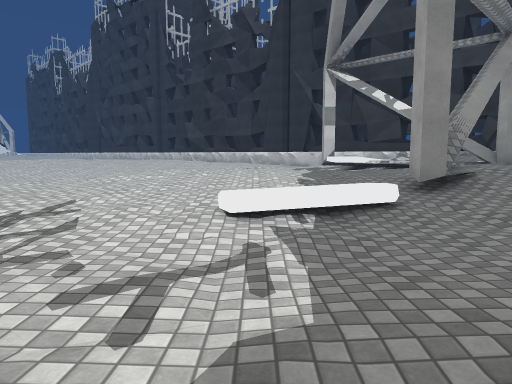
View 1 (above)

24 first-person views from a walk through a Unity game level. The camera is 1.3 m above the floor, tilts 6° down and sees 70° across. Doors are open. The floor is counted in squares, 2 m on a side. Each view is taken from the middle of a square. On the plan, view 1 faces up. The plan holds only what a view shows up to about 11 squares ahead; the rest is blank. The place goes on beyond the plan. The player character is not drawn. Surface patterns are stand-ins for the level's own textures.

View 2
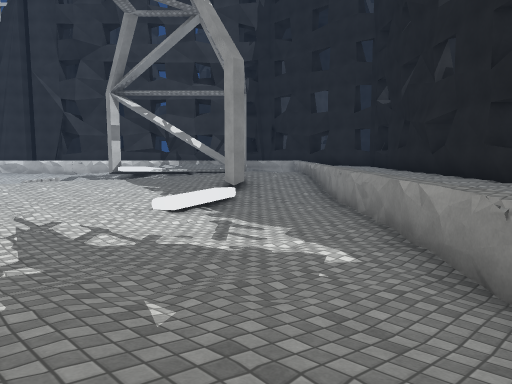

View 3
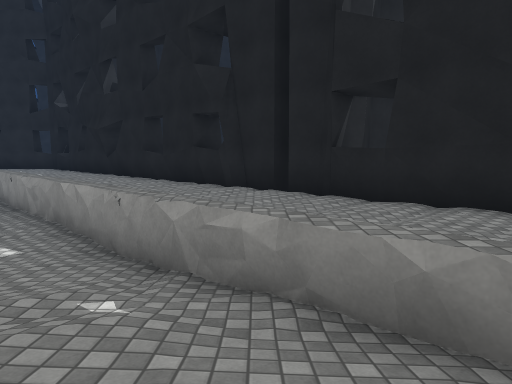

View 4
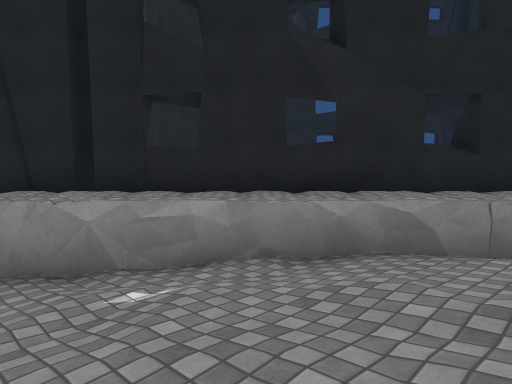

View 5
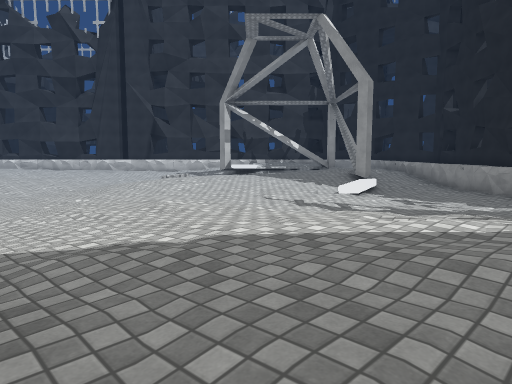

View 6
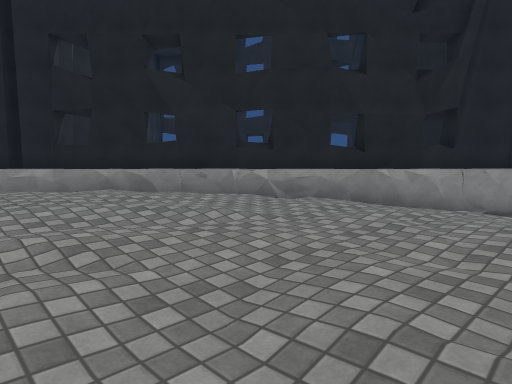

View 7
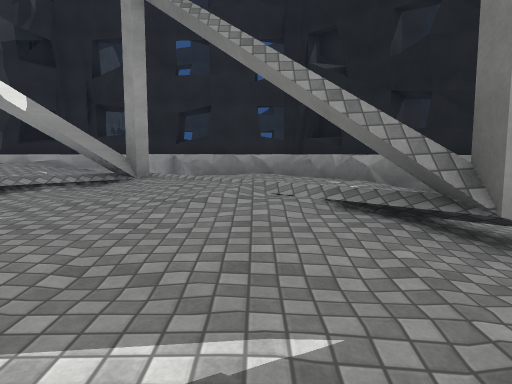

View 8
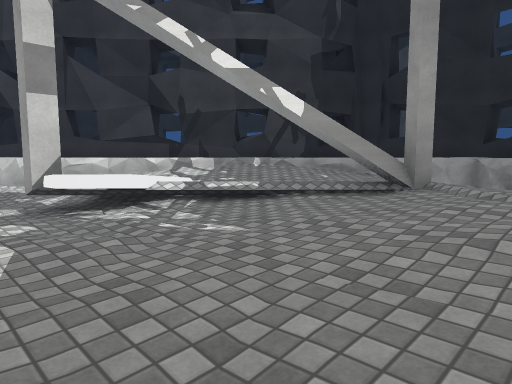

View 9
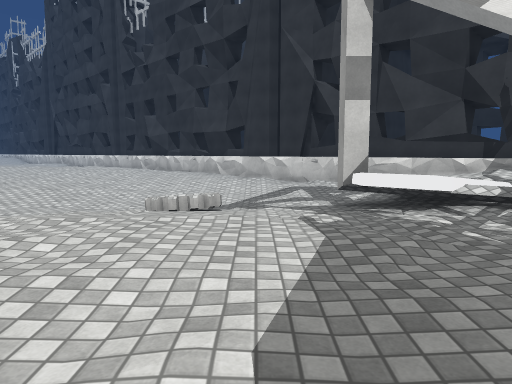

View 10
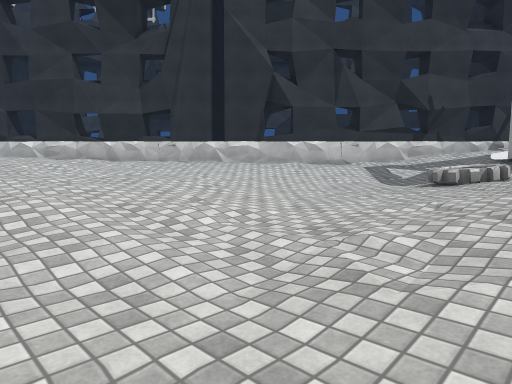

View 11
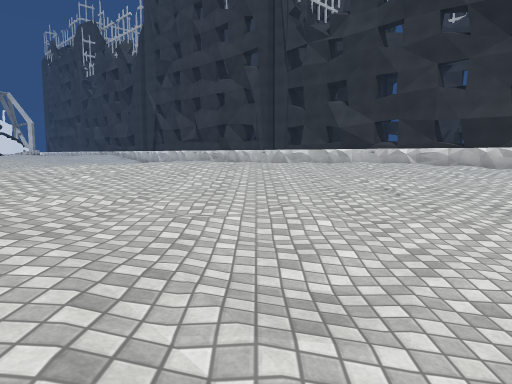

View 12
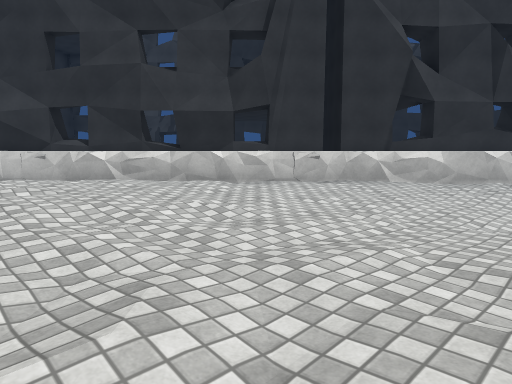

View 13
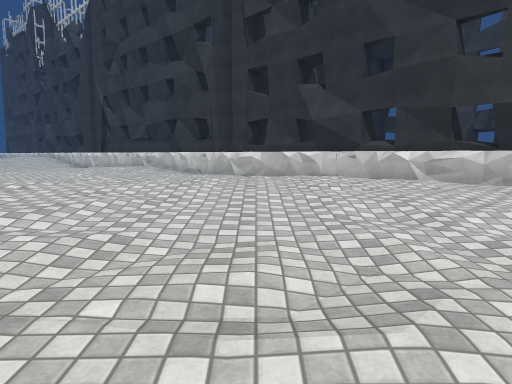

View 14
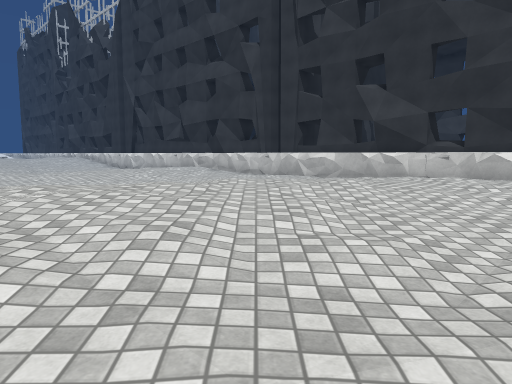

View 15
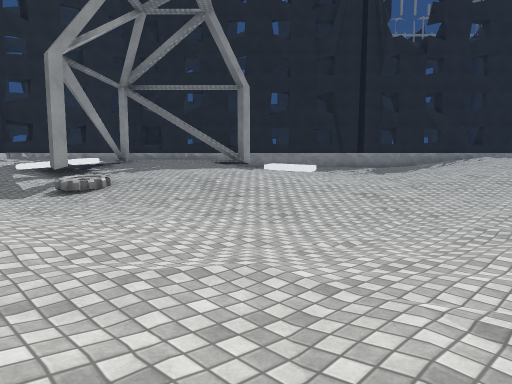

View 16
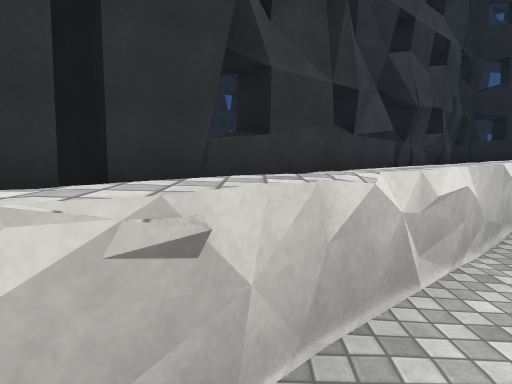

View 17
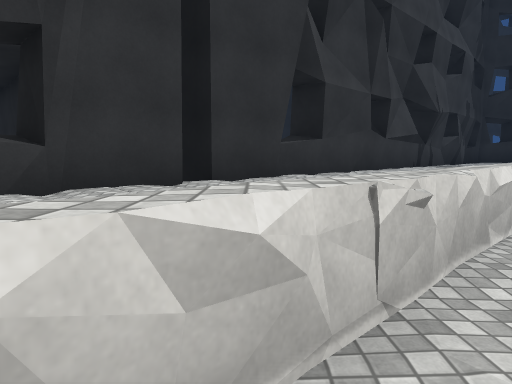

View 18
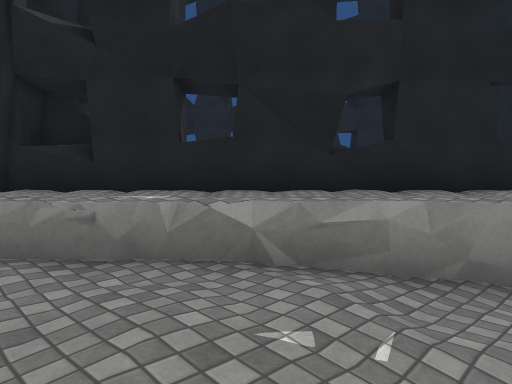

View 19
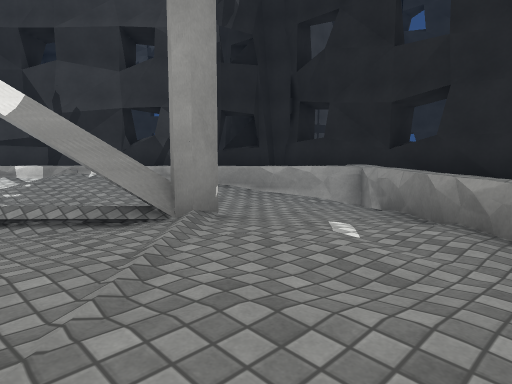

View 20
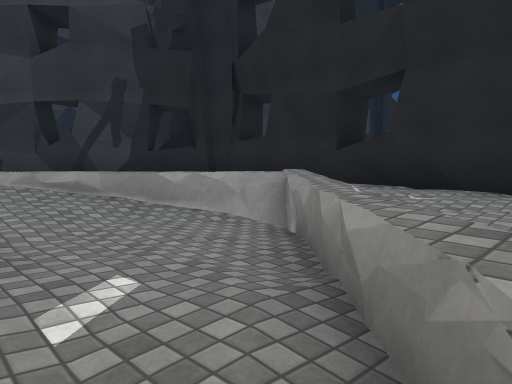

View 21
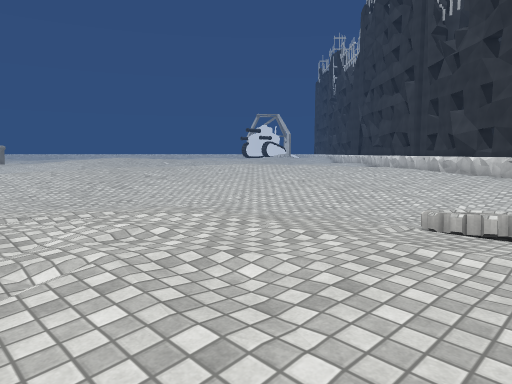

View 22
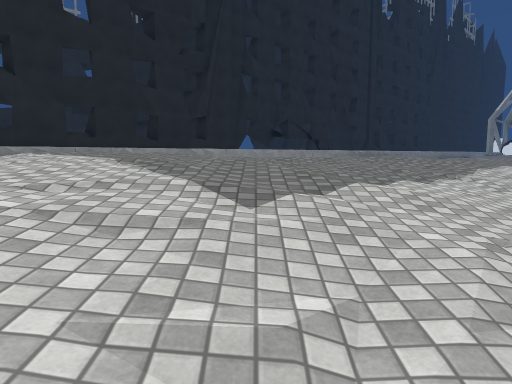

View 23
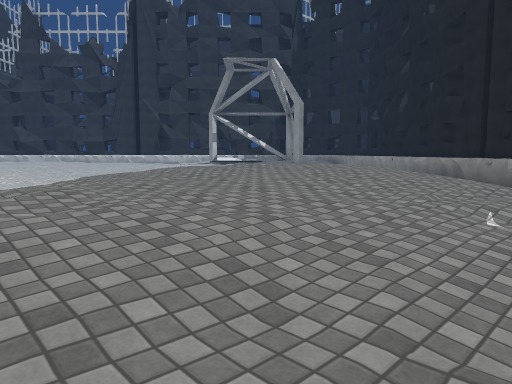

View 24
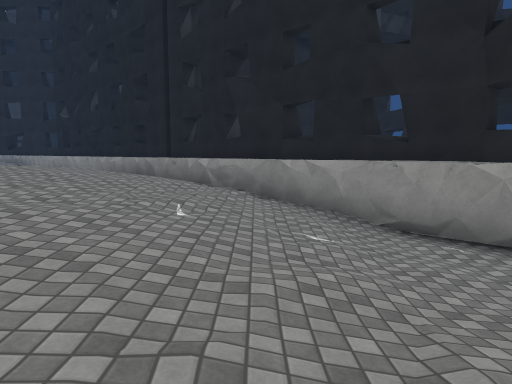

### Floor plan
Key: @ floor where view 1 was taken; # wall or solid block; . main floor; : floor 0.25 m higher than the main floor; - floor 0.25 m lower than the main floor; + floor 0.5 m higher than the main floor; _ floor 0.5 m lower than the main floor; * floor 0.75 m higher than the main floor; < floor 0.75 m lower than the main floor; % floor 1 m higher than the main floor; & floor 1.25 m higher than the main floor; / step, stairs or slope; = window, fence, low wall or low ledge; ^ raised ledge; v drop or lower ground; B building; O other object.
Columns run from 13 left of view 1 to 12 right of it. Each row starts with its distance up from view 1.
 27 .....^^  ^#
 26 .....:=^  ^#
 25     :::=^  ^#
 24         ^^  ^#
 23      +++:=^  ^###
 22    +++++++^^ ^^##
 21   +++++++++=^ ^^#v
 20 ++**++++++::^^  ^#
 19 ++**+::::::::=^ ^^#
 18 ++++:::::.....^^ ^^#
 17 ++:::::...---/.^^ ^^#
 16  +::......--_--.^^ ^^#
 15  +:......-__<_-.:=^  ^# BB
 14   :..-----____-.:+^^  ^#BB
 13   :.--______/O-#O/%^^  ^#
 12   :..____--../..%/*%^^  BB
 11  ::.--__-..:::::#/***^^ BB
 10  :..-__--.:+++:::+##*+^^BB
  9      _--..:++++++++#++:^BB
  8      _-...::::+++****+=^B
  7      -......:::+*****=^^BB
  6      -:::....:::^+**^^ ^^B
  5     -.:::.....//#++^  ^^#
  4    ..:++:....O/..:^  ^##
  3   .::+*+::..---.## ^^^#
  2   :++***+:..---.^ ^^^#
  1  :++*%%%*+:....# ^^^#
  0 :++*%%%%%+::.@^ ^^^#
 -1 ++***%%&%*+:## ^^^#
 -2 ***%*%%&&*+:^^^^^#
 -3 %%%%%%%%%*+=^^^^#
 -4 **%%%%%%**^^^^^##
 -5 ********+^ ^^##
 -6 ++++++++^  ^^#
 -7 :::::::^  ^^#
 -8  ..---=  ^^#
 -9   --#^   ^#

Where each view was taken, in squares from view 1:
view 1: 0 up, 0 right, facing up
view 2: 2 down, 4 left, facing up-right
view 3: 3 down, 5 left, facing right
view 4: 1 down, 5 left, facing down-right
view 5: 1 down, 9 left, facing up-right
view 6: 1 down, 10 left, facing down-right
view 7: 7 up, 0 right, facing right
view 8: 7 up, 1 right, facing up-right
view 9: 7 up, 1 right, facing up
view 10: 11 up, 7 left, facing up-right
view 11: 11 up, 9 left, facing up
view 12: 16 up, 7 left, facing up-right
view 13: 16 up, 7 left, facing up
view 14: 16 up, 9 left, facing up
view 15: 16 up, 9 left, facing down-right
view 16: 20 up, 2 left, facing right
view 17: 21 up, 3 left, facing right
view 18: 7 up, 4 right, facing down-right
view 19: 6 up, 4 right, facing up-right
view 20: 6 up, 6 right, facing up-right
view 21: 8 up, 1 right, facing up-left
view 22: 5 up, 9 left, facing down
view 23: 7 down, 13 left, facing up-right
view 24: 7 down, 13 left, facing right
